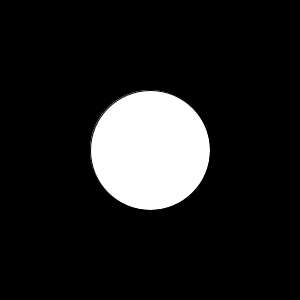
Frame 1 (no input)
Frame 60 (the mouse pressed at the canvas centre just before this capture): identical to frame 1, image omitted
Frame 120 (the mouse held since frame 60 and released just before this capture): identical to frame 1, image omitted

The Processing sketch that drew this single still picture (run headless with seeded random() and noise(); from frame 60 on, the mouse is pressed at the canvas centre):

// Processing sketch: ex01_extend_01
// ── ex01_extend_01.pde
// 원 그리기

void setup() {
  size(300, 300);
}

void draw() {
  background(0);
  ellipse(150, 150, 120, 120);
}
